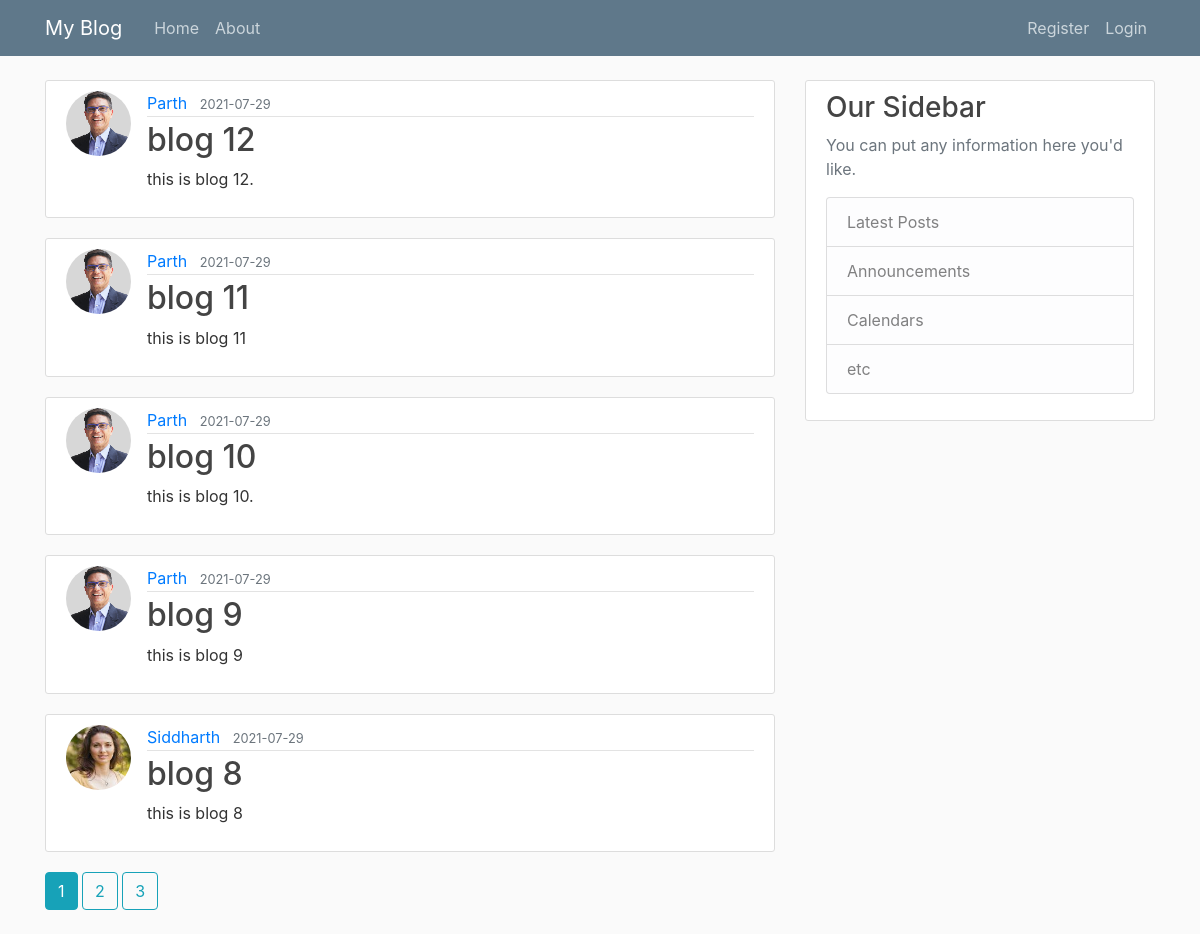
The page /home on the database its author committed.
### flask_blog/models.py (models this page shows, shortened)
class Post(db.Model):
    id = db.Column(db.Integer, primary_key=True)
    title = db.Column(db.String(100), nullable = False)
    date_posted = db.Column(db.DateTime, nullable = False, default = datetime.utcnow)
    content = db.Column(db.Text, nullable = False)
    post_id = db.Column(db.Integer, db.ForeignKey('user.id'), nullable = False)
    '''user.id is lower case, because if reference to
    'user' table name that is created for User
    class and it is default to class name lowercase.'''

class User(db.Model, UserMixin):
    id = db.Column(db.Integer, primary_key = True)
    username = db.Column(db.String(20), unique= True, nullable = False)
    email = db.Column(db.String(120), unique= True, nullable = False)
    image_file = db.Column(db.String(20), unique = False, nullable = False, default = 'default.jpeg')
    password = db.Column(db.String(60), unique = False, nullable = False)
    posts = db.relationship('Post', backref = 'author', lazy = True)

### flask_blog/routes.py (the view)
@app.route('/')
@app.route('/home')
def home_page():
    page = request.args.get('page', 1, type=int)
    posts = Post.query.order_by(Post.date_posted.desc()).paginate(page = page, per_page=5)
    return render_template('home.html', posts = posts)

### flask_blog/templates/home.html
{% extends "layout.html" %}
{% block content %}
    {% for post in posts.items %}
        <article class="media content-section">
          <img class="rounded-circle article-img" src="{{ url_for('static', filename='profile_pics/' + post.author.image_file) }}">
          <div class="media-body">
            <div class="article-metadata">
              <a class="mr-2" href="#">{{ post.author.username }}</a>
              <small class="text-muted">{{ post.date_posted.strftime('%Y-%m-%d') }}</small>
            </div>
            <h2><a class="article-title" href="{{url_for('post',post_id=post.id)}}">{{ post.title }}</a></h2>
            <p class="article-content">{{ post.content }}</p>
          </div>
        </article>
    {% endfor %}
    {% for page_num in posts.iter_pages(left_edge=1, right_edge=1, left_current=1, right_current=2 ) %}
        {% if page_num %}
            {% if posts.page == page_num %}
                <a class='btn btn-info mb-4' href="{{ url_for('home_page', page=page_num) }}"> {{ page_num }}</a>
            {% else %}
                <a class='btn btn-outline-info mb-4' href="{{ url_for('home_page', page=page_num) }}"> {{ page_num }}</a>
            {% endif %}
        {% else %}
            ...
        {% endif %}
    {% endfor %}
{% endblock content %}

### flask_blog/templates/layout.html (shortened to what this page needs)
<!DOCTYPE html>
<html>
<head>
    <link rel="stylesheet" href="https://maxcdn.bootstrapcdn.com/bootstrap/4.0.0/css/bootstrap.min.css">
    <link rel="stylesheet" type="text/css" href="{{ url_for('static', filename='main.css') }}">
</head>
<body>
    <header class="site-header">
      <nav class="navbar navbar-expand-md navbar-dark bg-steel fixed-top">
        <div class="container">
          <a class="navbar-brand mr-4" href="{{ url_for('home_page')}}">My Blog</a>
          <div class="collapse navbar-collapse" id="navbarToggle">
            <div class="navbar-nav mr-auto">
              <a class="nav-item nav-link" href="{{ url_for('home_page')}}">Home</a>
              <a class="nav-item nav-link" href="{{ url_for('about_page')}}">About</a>
            </div>
            <div class="navbar-nav">
                {% if current_user.is_authenticated %}
                    <a class="nav-item nav-link" href="{{ url_for('newpost_page')}}">Create a Post</a>
                    <a class="nav-item nav-link" href="{{url_for('account_page')}}">{{current_user.username}}'s Account</a>
                    <a class="nav-item nav-link" href="{{ url_for('logout_page')}}">Logout</a>
                {% else %}
                <a class="nav-item nav-link" href="{{ url_for('register_page')}}">Register</a>
                <a class="nav-item nav-link" href="{{ url_for('login_page')}}">Login</a>
                {% endif %}
            </div>
          </div>
        </div>
      </nav>
    </header>
    <main role="main" class="container">
      <div class="row">
        <div class="col-md-8">
          {% block content %}{% endblock %}
        </div>
        <div class="col-md-4">
          <div class="content-section">
            <h3>Our Sidebar</h3>
            <p class='text-muted'>You can put any information here you'd like.
              <ul class="list-group">
                <li class="list-group-item list-group-item-light">Latest Posts</li>
                <li class="list-group-item list-group-item-light">Announcements</li>
                <li class="list-group-item list-group-item-light">Calendars</li>
                <li class="list-group-item list-group-item-light">etc</li>
              </ul>
            </p>
          </div>
        </div>
      </div>
    </main>
</body>
</html>

### flask_blog/static/main.css (style rules this page uses)
body { background: #fafafa; color: #333333; margin-top: 5rem; }
h1, h2, h3, h4, h5, h6 { color: #444444; }
.bg-steel { background-color: #5f788a; }
.site-header .navbar-nav .nav-link { color: #cbd5db; }
.content-section { background: #ffffff; padding: 10px 20px; border: 1px solid #dddddd; border-radius: 3px; margin-bottom: 20px; }
.article-title { color: #444444; }
.article-content { white-space: pre-line; }
.article-img { height: 65px; width: 65px; margin-right: 16px; }
.article-metadata { padding-bottom: 1px; margin-bottom: 4px; border-bottom: 1px solid #e3e3e3 }

### rows shown on the page
Post: image_file (picture), author.username "Parth", date_posted "2021-07-29", title "blog 12", content "this is blog 12."
Post: image_file (picture), author.username "Parth", date_posted "2021-07-29", title "blog 11", content "this is blog 11"
Post: image_file (picture), author.username "Parth", date_posted "2021-07-29", title "blog 10", content "this is blog 10."
Post: image_file (picture), author.username "Parth", date_posted "2021-07-29", title "blog 9", content "this is blog 9"
Post: image_file (picture), author.username "Siddharth", date_posted "2021-07-29", title "blog 8", content "this is blog 8"

### other values the page prints
{{ page_num }} "1"
{{ page_num }} "2" "3"
